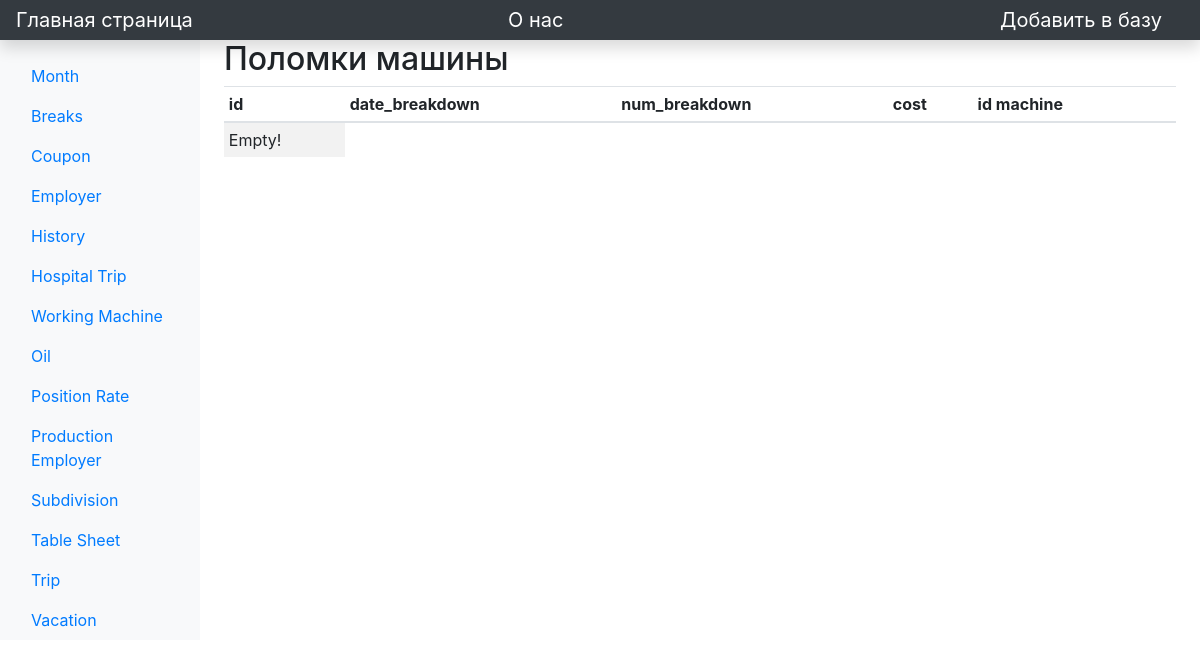
Page /view/breaks_ on the earlier database version.
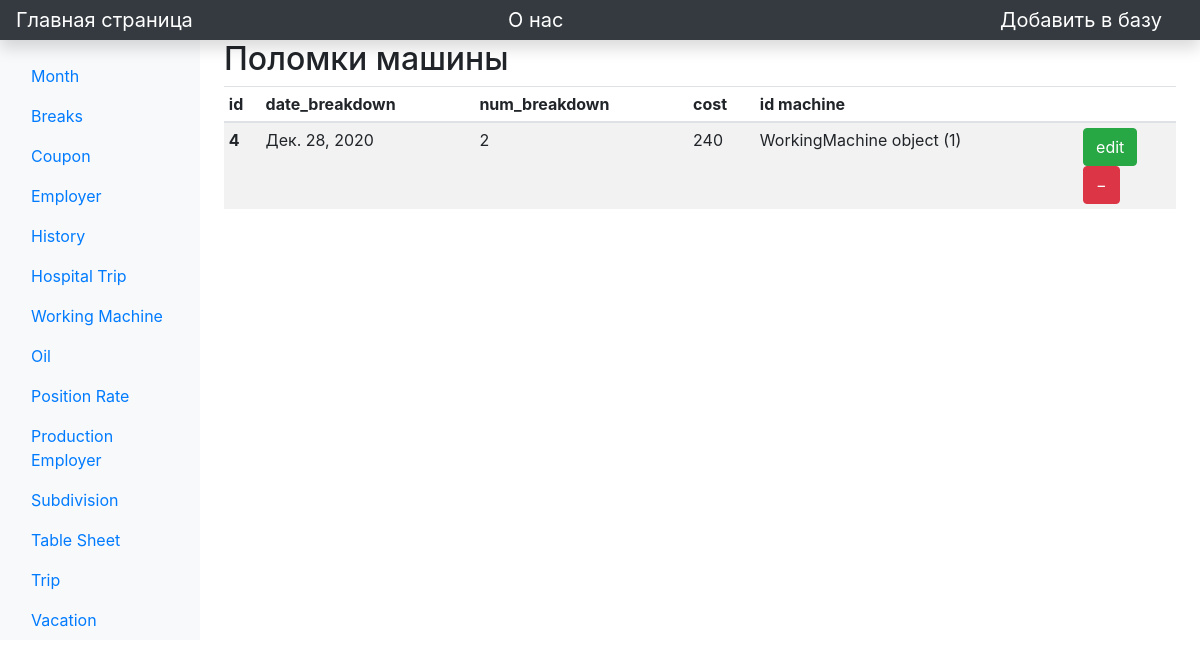
Same page on the later database version.
### main/models.py (models this page shows)
class MachineBreakdowns(models.Model):
    date_breakdown = models.DateField()
    num_breakdown = models.IntegerField('Number breakdowns')
    cost = models.IntegerField('Costs')
    id_machine = models.ForeignKey('WorkingMachine', on_delete=models.PROTECT)

class WorkingMachine(models.Model):
    name = models.CharField('Name machine', max_length=64)
    model = models.CharField('Model machine', max_length=64)
    year_creation = models.IntegerField('Year creation')

### main/views.py (the view)
# urls.py: path('view/breaks_', views.breaks_, name='breaks_'),
def breaks_(request):
    task = MachineBreakdowns.objects.all()
    return render(request, 'main/view/breaks_.html', {'task': task})

### main/templates/main/view/breaks_.html (shortened to what this page needs)
{% extends 'main/base.html' %}
{% block content %}
        <main class="col-md-9 ms-sm-auto col-lg-10 px-md-4">
            <h2>Поломки машины</h2>
            <div class="">
                <table class="table table-striped table-sm ">
                    <thead>
                    <tr>
                        <th scope="col">id</th>
                        <th scope="col">date_breakdown</th>
                        <th scope="col">num_breakdown</th>
                        <th scope="col">cost</th>
                        <th scope="col">id machine</th>
                        <th scope="col"></th>
                    </tr>
                    </thead>
                    <tbody>
                    {% if task %}
                    {% for i in task %}
                        <tr>
                            <th scope="row">{{ i.id }}</th>
                            <td>{{ i.date_breakdown }}</td>
                            <td>{{ i.num_breakdown }}</td>
                            <td>{{ i.cost }}</td>
                            <td>{{ i.id_machine }}</td>
                            <td>
                                <form method="post" action="http://127.0.0.1:8000/{{ i.id }}/edit_breaks">
                                    <button type="submit" class="btn btn-success">
                                        <span>edit</span>
                                    </button>
                                </form>
                                <form method="post" action="http://127.0.0.1:8000/{{ i.id }}/breaks">
                                    <button type="submit" class="btn btn-danger">
                                        <span>&#8722;</span>
                                    </button>
                                </form>
                            </td>
                        </tr>
                    {% endfor %}
                    {% else %}
                    <tr>
                        <td>Empty!</td>
                    </tr>
                    {% endif %}
                    </tbody>
                </table>
            </div>
        </main>
{% endblock %}

Differences in the rows shown:
added MachineBreakdowns: id "4", date_breakdown "Дек. 28, 2020", num_breakdown "2", cost "240", id_machine "WorkingMachine object (1)"
Other differences:
text no longer shown: "Empty!"
